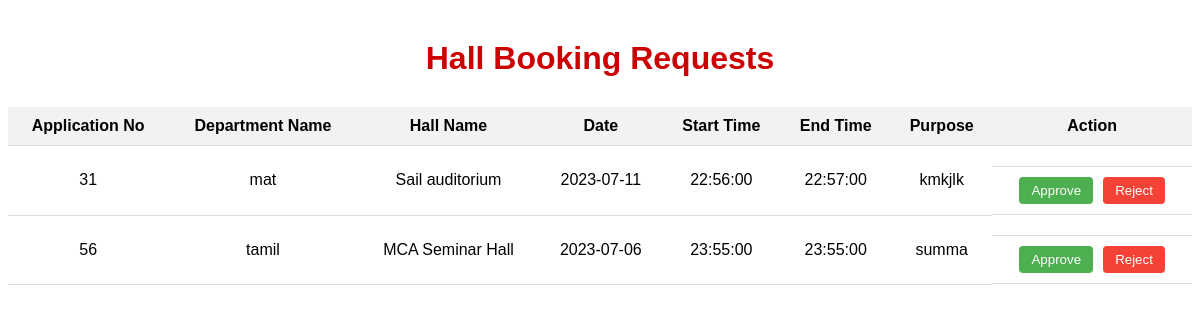
The app's page /Secretary/Request.php, older data.
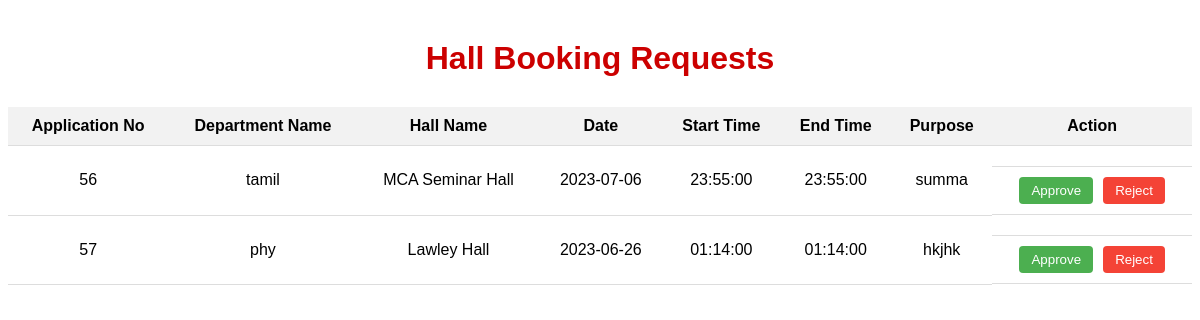
The same page, newer data.
### tables this page shows
CREATE TABLE `booking_form` (
  `Application_no` int(11) NOT NULL,
  `Department_Name` text NOT NULL,
  `Hall_Name` text NOT NULL,
  `Date` date NOT NULL,
  `Start_Time` time NOT NULL,
  `End_Time` time NOT NULL,
  `purpose` varchar(100) NOT NULL,
  `status` int(10) NOT NULL DEFAULT 3
);

### Secretary/Request.php (the view, shortened to what this page needs)
<?php
include("..\database\connection.php");
$query = "SELECT * FROM booking_form where status=3";
$result = mysqli_query($conn, $query);
?>
<!DOCTYPE html>
<html>
<head>
</head>
<body>
  <h1>Hall Booking Requests</h1>
  <table>
    <tr>
      <th>Application No</th>
      <th>Department Name</th>
      <th>Hall Name</th>
      <th>Date</th>
      <th>Start Time</th>
      <th>End Time</th>
      <th>Purpose</th>
      <th>Action</th>
    </tr>
    <?php
    while ($row = mysqli_fetch_assoc($result)) {
    ?>
      <tr>
        <td><?php echo $row['Application_no']; ?></td>
        <td><?php echo $row['Department_Name']; ?></td>
        <td><?php echo $row['Hall_Name']; ?></td>
        <td><?php echo $row['Date']; ?></td>
        <td><?php echo $row['Start_Time']; ?></td>
        <td><?php echo $row['End_Time']; ?></td>
        <td><?php echo $row['purpose']; ?></td>
        <td class="action-buttons">
<td class="action-buttons">
  <form method="POST">
    <button class="approve-button" name="action">Approve</button>
  </form>
  <form method="POST">
    <button class="reject-button" name="action">Reject</button>
  </form>
</td>
        </td>
      </tr>
    <?php
    }
    ?>
  </table>
</body>
</html>

Row changes from the older to the newer data that the page shows:
no longer on this page (row edited): booking_form: Application_no "31", Department_Name "mat", Hall_Name "Sail auditorium", Date "2023-07-11", Start_Time "22:56:00", End_Time "22:57:00", purpose "kmkjlk"
added booking_form: Application_no "57", Department_Name "phy", Hall_Name "Lawley Hall", Date "2023-06-26", Start_Time "01:14:00", End_Time "01:14:00", purpose "hkjhk"
